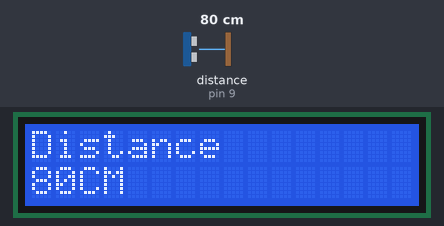
This sketch was run on a simulated Arduino Uno, built with avr-gcc and run on an emulated ATmega328P. On the bench: 16×2 character LCD. Wiring (inferred from the names in the program): ultrasonic range finder: trigger pin 10; echo pin 9. The test bench sets the inputs (shaded band); at power-on: distance to the obstacle (sensor on pin 9) 80 cm. The echo pulse lasts 58.3 µs per cm.

Above: at 2.2 s.
2.3 s: distance to the obstacle (sensor on pin 9) set to 2 cm
At 4.5 s:
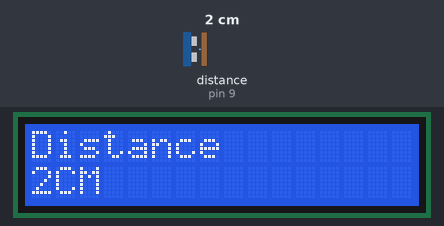
6.5 s: distance to the obstacle (sensor on pin 9) set to 4 cm
At 7.9 s:
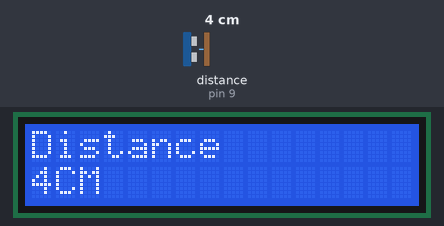
9.2 s: distance to the obstacle (sensor on pin 9) set to 9 cm
At 12.5 s:
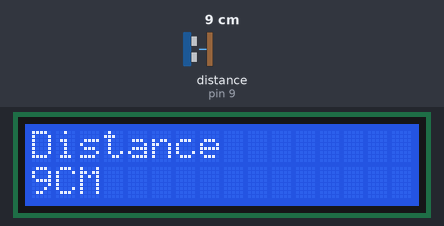
Timing chart, 0 to 14.0 s (numbered marks = the images above; inputs shaded):
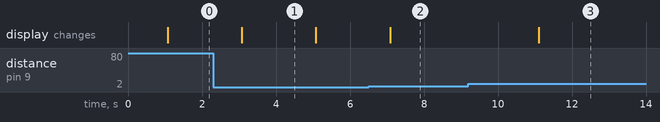

The sketch:

_____.ino
```cpp
#include <LiquidCrystal.h>
LiquidCrystal lcd(12,11,5,4,3,2);
int inputPin = 9 ,outputPin = 10;
void setup() {
//  put your setup code here, to run once:
  pinMode(inputPin,INPUT);
  pinMode(outputPin,OUTPUT);
  lcd.begin(16,2);
  delay(1000);
}
void loop() {
  // put your main code here, to run repeatedly:
   digitalWrite(outputPin,LOW);
   delayMicroseconds(2);
   digitalWrite(outputPin,HIGH);
   delayMicroseconds(10);
   digitalWrite(outputPin,LOW);
   int distance = pulseIn(inputPin,HIGH);
   distance = distance/58;
   lcd.clear();
    lcd.print ("Distance");
    lcd.setCursor(0,1);
   lcd.print (distance);
   lcd.print ("CM");
   delay(2000);
}
```

Measured:
- after the input at 2.3 s, the display: changes after 0.78 s (image 1)
- after the input at 6.5 s, the display: changes after 0.59 s (image 2)
- after the input at 9.2 s, the display: changes after 1.9 s (image 3)
- what the display in image 1 shows lasts 2.0 s, from 3.1 s to 5.1 s
